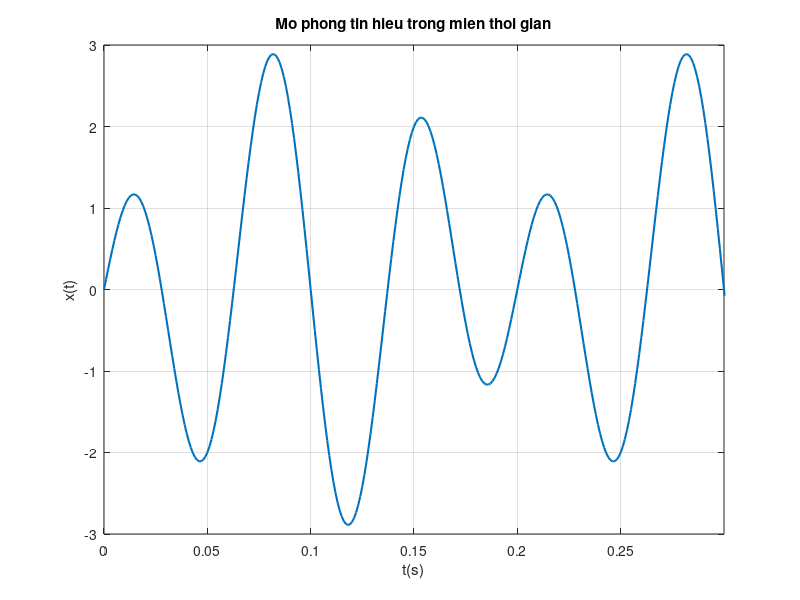
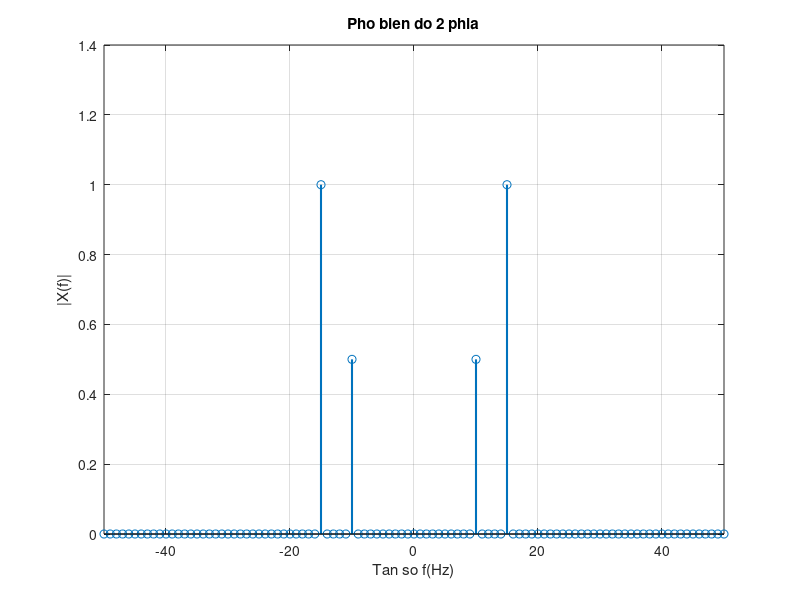
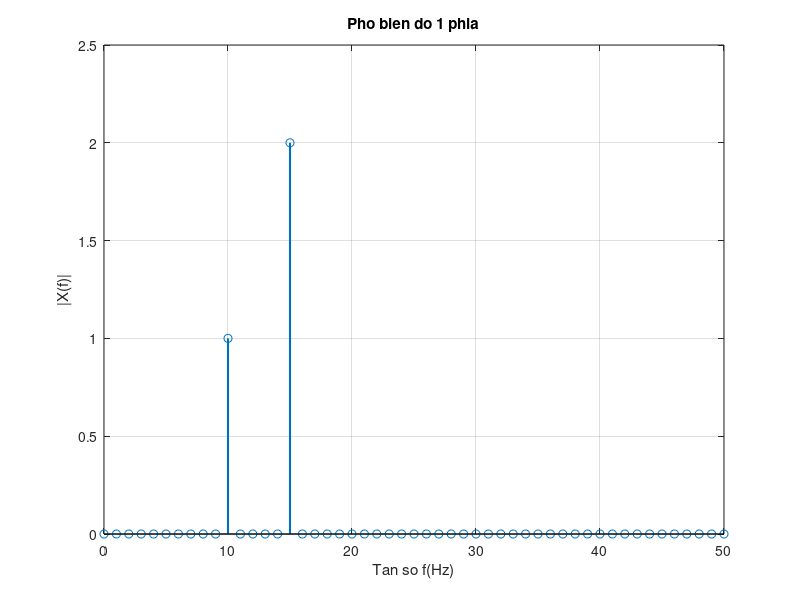

The MATLAB source for these figures, in order:
clc; clear; close all;

fs = 1000;  % Tan so lay mau
ts = 1 / fs;
T = 1;
t = 0:ts:T - ts;

x = cos(20 * pi * t + pi / 2) + 2 * sin(30 * pi * t);

% a. Ve tin hieu trong mien thoi gian
figure;
plot(t, x, 'LineWidth', 1.5);
grid on;
xlabel('t(s)');
ylabel('x(t)');
title('Mo phong tin hieu trong mien thoi gian');
xlim([0 0.3]);

% b. FFT
N = length(x);
x_fft = fft(x);

% Do phan giai tan so
df = fs / N;


% c1. Pho bien do 2 phia, co dung fftshift

x_fft_shift = fftshift(x_fft);

f_2_phia = -fs/2 : df : fs/2 - df;

pho_bien_do_2_phia = abs(x_fft_shift) / N;

figure;
stem(f_2_phia, pho_bien_do_2_phia, 'LineWidth', 1.5);
grid on;
xlabel('Tan so f(Hz)');
ylabel('|X(f)|');
title('Pho bien do 2 phia');
xlim([-50 50]);


% c2. Pho bien do 1 phia, khong dung fftshift

% Lay bien do goc cua FFT
pho_goc = abs(x_fft) / N;

% Lay nua dau cua pho, tu 0 Hz den fs/2
pho_bien_do_1_phia = pho_goc(1:N/2+1);

% Nhan doi cac thanh phan nam giua, tru DC va Nyquist
pho_bien_do_1_phia(2:end-1) = 2 * pho_bien_do_1_phia(2:end-1);

% Tao truc tan so mot phia
f_1_phia = 0 : df : fs/2;

figure;
stem(f_1_phia, pho_bien_do_1_phia, 'LineWidth', 1.5);
grid on;
xlabel('Tan so f(Hz)');
ylabel('|X(f)|');
title('Pho bien do 1 phia');
xlim([0 50]);
